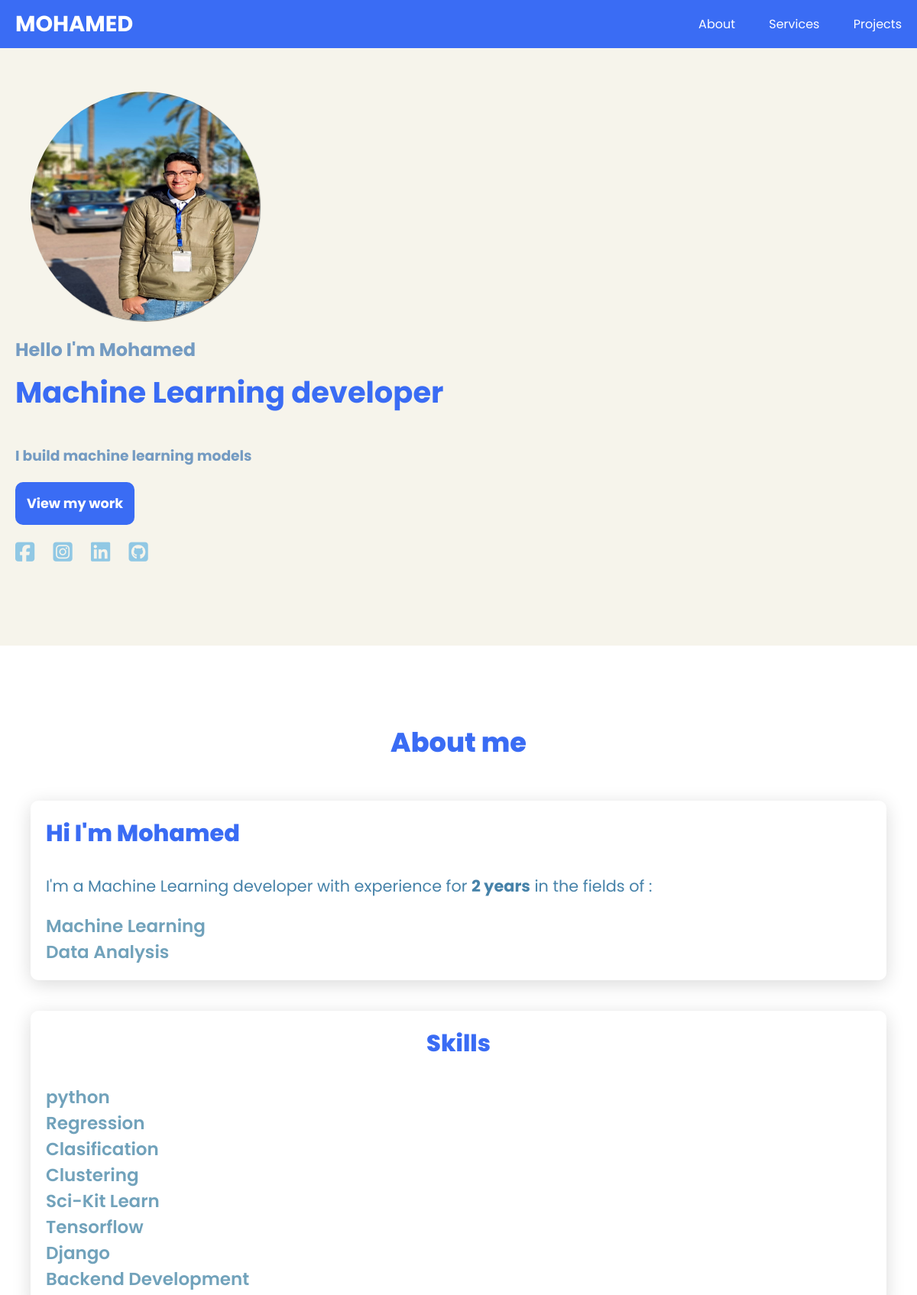
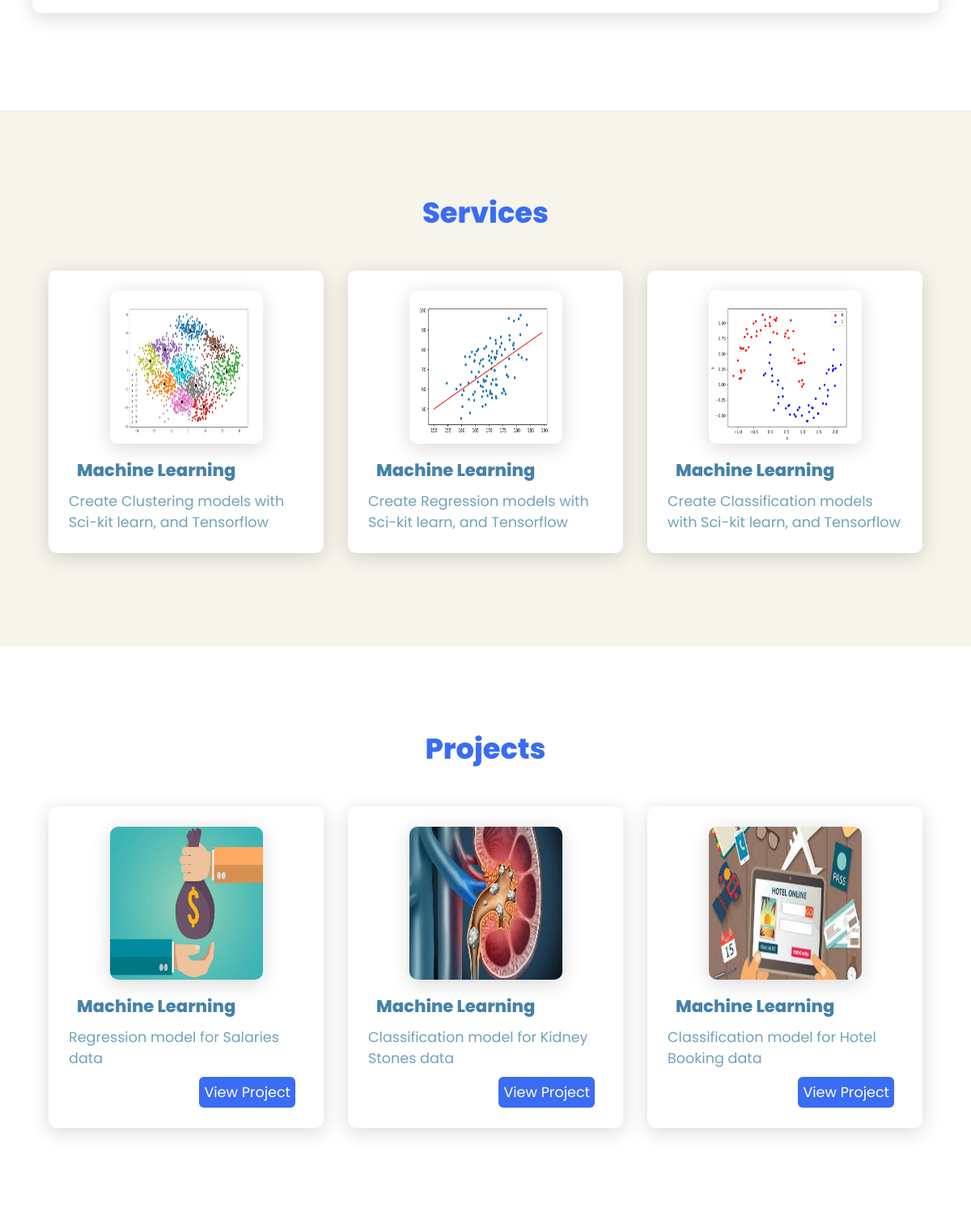
The page / on the database its author committed (2 pictures, top to bottom).
### portfolio/models.py (models this page shows)
class Exp(models.Model):
    exp = models.CharField(max_length=100)

class Skills(models.Model):
    skills = models.CharField(max_length=80)

class Service(models.Model):
    image = models.ImageField(upload_to ='uploaded-images/service')
    title = models.CharField(max_length=100)
    description = models.TextField()

class Projects(models.Model):
    image = models.ImageField(upload_to='uploaded-images/project')
    title = models.CharField(max_length=100)
    description = models.TextField()
    link = models.CharField(max_length=250)

### portfolio/views.py (the view)
# urls.py: 2. Add a URL to urlpatterns:  path('', views.home, name='home')
def home(request):
    projects = Projects.objects.all()
    exp = Exp.objects.all()
    skills = Skills.objects.all()
    services = Service.objects.all()
    return render(request, "portfolio/index.html", {'services': services, 'skills': skills,
                                                    'exp' : exp, 'projects' : projects})

### templates/portfolio/index.html (shortened to what this page needs)
<!DOCTYPE html>
<html lang="en">
    {% load static %}
<head>
    <link rel="stylesheet" href="{% static 'css/mains.css' %}">
    <link rel="stylesheet" href="https://cdnjs.cloudflare.com/ajax/libs/font-awesome/6.4.2/css/all.min.css">
</head>
<body>
    <header>
        <h1 class="logo"><a href="#">Mohamed</a></h1>
        <nav>
            <ul>
                <li><a href="#about">About</a></li>
                <li><a href="#services">Services</a></li>
                <li><a href="#projects">Projects</a></li>
            </ul>
        </nav>
    </header>
    <section class="main">
        <div>
            <div class="info">
                <div class="image-cont">
                    <img src="{% static 'images/WhatsApp_Image_2023-04-14_at_12.27.13_AM.jpeg' %}" alt="" class="image">
                </div>
                <h2>Hello I'm Mohamed<br><span>Machine Learning developer</span></h2>
                <h3>I build machine learning models</h3>
                <a href="#projects" class="main-btn">View my work</a>
            </div>
            <div class="social-icons">
                <a href="https://www.facebook.com/bado.khaledmali"><i class="fa-brands fa-square-facebook"></i></a>
                <a href="https://www.instagram.com/mohamedkhaledmali888/"><i class="fa-brands fa-square-instagram"></i></a>
                <a href="https://www.linkedin.com/in/mohamed-khaled-26451325a/"><i class="fa-brands fa-linkedin"></i></a>
                <a href="https://github.com/mokhaled12345678"><i class="fa-brands fa-square-github"></i></a>
            </div>
        </div>
    </section>
    <section class="about" id="about">
        <h2 class="title">About me</h2>
        <div class="content" id="about-me-cont">
            <div class="about-card cards" id="about-me">
                <h2>Hi I'm <span>Mohamed</span></h2>
                <p>I'm a Machine Learning developer with experience for <span>2 years</span> in the fields of :<br>
                <ul>
                    {% for exp in exp %}
                        <li>{{ exp.exp }}</li>
                    {% endfor %}
                </ul></p>
            </div>
            <div class="about-card cards" id="skills">
                <h2>Skills</h2>
                <ul>
                    {% for skill in skills %}
                        <li>{{ skill.skills }}</li>
                    {% endfor %}
                </ul>
            </div>
        </div>
    </section>
    <section class="cardes" id="services">
        <h2 class="title">Services</h2>
        <div class="content">
            {% for service in services %}
                <div class="card">
                    <div class="card-image">
                        <img src="{{ service.image.url }}" alt="">
                    </div>
                    <div class="card-detale">
                        <h3 class="card-title">{{ service.title }}</h3>
                        <p>{{ service.description }}</p>
                    </div>
                </div>
            {% endfor %}
        </div>
    </section>
    <section class="cards" id="projects">
        <h2 class="title">Projects</h2>
        <div class="content">
            {% for project in projects %}
                <div class="card">
                    <div class="card-image">
                        <img src="{{ project.image.url }}" alt="">
                    </div>
                    <div class="card-detale">
                        <h3 class="card-title">{{ project.title }}</h3>
                        <p>{{ project.description }}</p>
                        <div class="project-link">
                            <a href="{{ project.link }}">View Project</a>
                        </div>
                    </div>
                </div>
            {% endfor %}
        </div>
    </section>
</body>
</html>

### static/css/mains.css (style rules this page uses)
* { font-family: "Poppins", sans-serif; margin: 0; padding: 0; box-sizing: border-box; scroll-behavior: smooth; }
header { display: flex; width: 100%; justify-content: space-between; background-color: #3a6cf4; align-items: center; padding: 10px 20px; position: fixed; z-index: 999; }
nav > ul > li, nav > ul > li > a { display: inline; list-style-type: none; padding-left: 20px; transition: 0.4s ease; font-size: 1em; }
a { text-decoration: none; color: #fff; }
.logo { text-transform: uppercase; font-weight: 700; font-size: 1.8em; }
section { padding: 100px 20px; }
.main { width: 100%; min-height: 100vh; background-color: #f6f4eb; display: flex; align-items: center; justify-content: space-between; flex-wrap: wrap; }
.image { border-radius: 50%; height: 300px; width: 300px; box-shadow: 1px 1px 1px rgba(0, 0, 0, 0.5); display: inline-block; vertical-align: middle; margin: 20px; }
.main > *, .main > div { display: inline-block; width: 100%; }
.main h2 { margin-bottom: 40px; font-size: 1.5em; }
.main h3, .main h2 { color: #749bc2; }
.main h3 { margin-bottom: 20px; }
.main span { display: inline-block; margin-top: 10px; font-size: 1.6em; color: #3a6cf4; }
.social-icons > * { font-size: 1.8em; color: #91c8e4; margin-right: 20px; transition: 0.7s ease; }
.main-btn { display: inline-block; color: #fff; font-weight: bold; font-size: 1.1em; border-radius: 10px; padding: 15px; background-color: #3a6cf4; margin-bottom: 15px; transition: 0.7s ease; }
.title { display: flex; justify-content: center; color: #3a6cf4; font-size: 2.2em; font-weight: 800; margin-bottom: 30px; }
.content { display: flex; justify-content: center; flex-direction: row; flex-wrap: wrap; }
.card { background-color: #fff; width: 21.25em; box-shadow: 0 5px 25px rgba(1 1 1 / 15%); border-radius: 10px; padding: 25px; margin: 15px; transition: 0.7s ease; }
.card-image { text-align: center; }
.card-title { color: #4682a9; font-size: 1.2em; font-weight: 800; margin: 10px; }
.card-image img { height: 11.8125em; width: 11.8125em; border-radius: 10px; box-shadow: 0 5px 25px rgba(1 1 1 / 15%); }
.card-detale { color: #71a2bb; font-size: 1.1em; }
#projects { background-color: #fff; }
.project-link { display: flex; flex-direction: row-reverse; flex-wrap: wrap; position: relative; right: 10px; margin-top: 10px; }
.project-link a { background-color: #3a6cf4; padding: 6px; border-radius: 6px; transition: 0.7s ease; }
#services { background-color: #f6f4eb; }
#about-me-cont > div { margin: 20px; box-shadow: 0 5px 25px rgba(1 1 1 / 15%); border-radius: 10px; padding: 20px; }
#about-me { width: 100%; }
#about-me p > span { font-weight: bold; }
.about-card h2 { color: #3a6cf4; font-weight: 800; font-size: 1.9em; margin-bottom: 30px; }
.about-card p { font-size: 1.3em; color: #4682a9; font-weight: 400; }
.about-card ul { margin-top: 20px; }
.about-card ul, .about-card li { list-style-type: none; font-size: 1.2em; font-weight: 600; color: #71a2bb; }
#skills ul, #skills li { list-style-type: none; }
#skills { width: 100%; }
#skills h2 { justify-content: center; align-items: center; text-align: center; }
#skills li { font-size: 1.2em; font-weight: 600; color: #71a2bb; }
.about-card { transition: 0.7s ease; }
#skills ul, #skills li { transition: 0.4s ease; }

### rows shown on the page
Exp: exp "Machine Learning"
Exp: exp "Data Analysis"
Skills: skills "python"
Skills: skills "Regression"
Skills: skills "Clasification"
Skills: skills "Clustering"
Skills: skills "Sci-Kit Learn"
Skills: skills "Tensorflow"
Skills: skills "Django"
Skills: skills "Backend Development"
Service: image (picture), title "Machine Learning", description "Create Clustering models with Sci-kit learn, and Tensorflow"
Service: image (picture), title "Machine Learning", description "Create Regression models with Sci-kit learn, and Tensorflow"
Service: image (picture), title "Machine Learning", description "Create Classification models with Sci-kit learn, and Tensorflow"
Projects: image (picture), title "Machine Learning", description "Regression model for Salaries data"
Projects: image (picture), title "Machine Learning", description "Classification model for Kidney Stones data"
Projects: image (picture), title "Machine Learning", description "Classification model for Hotel Booking data"
